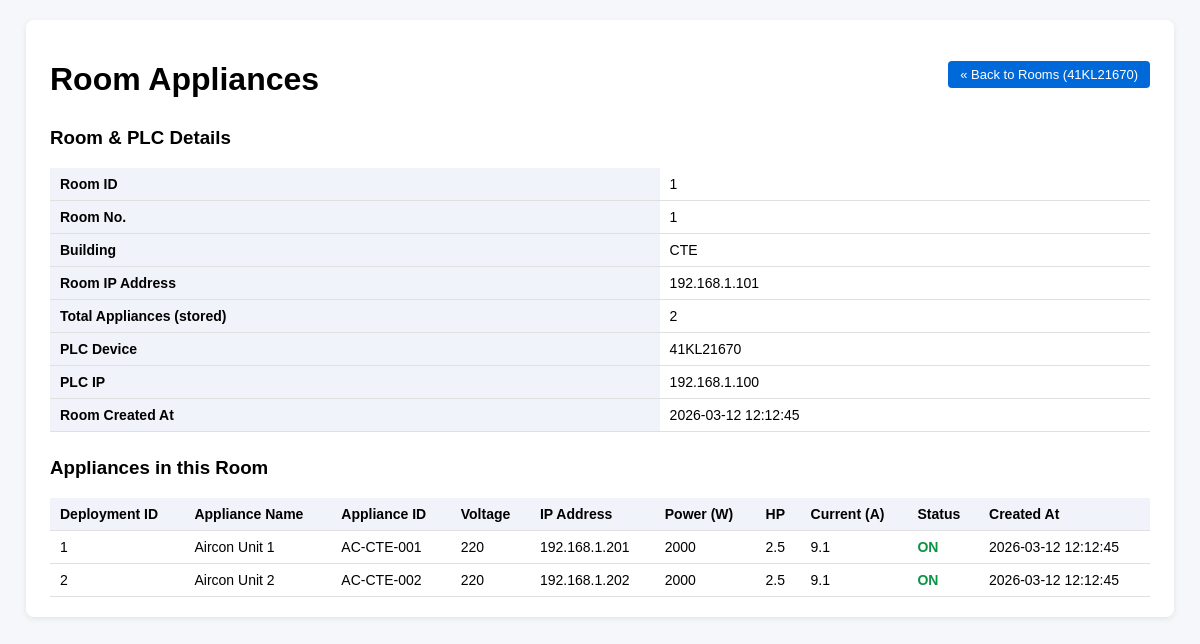
/room_appliances.php?room_id=1, run on the app's committed database.
### tables this page shows
CREATE TABLE `roomdeployment` (
  `room_id`     INT UNSIGNED NOT NULL AUTO_INCREMENT,
  `device_id`   INT UNSIGNED NOT NULL,
  `roomnoname`  VARCHAR(20) NOT NULL,
  `bldgno`      VARCHAR(20),
  `appliances`  INT DEFAULT 0,
  `ipaddress`   VARCHAR(15),
  `created_at`  TIMESTAMP NOT NULL DEFAULT CURRENT_TIMESTAMP,
  PRIMARY KEY (`room_id`),
  CONSTRAINT `fk_room_device`
    FOREIGN KEY (`device_id`)
    REFERENCES `PLCdevices`(`device_id`)
    ON DELETE CASCADE
    ON UPDATE CASCADE
);

CREATE TABLE `PLCdevices` (
  `device_id`   INT UNSIGNED NOT NULL AUTO_INCREMENT,
  `name`        VARCHAR(50) NOT NULL DEFAULT 'test',
  `IP_address`  VARCHAR(15) NOT NULL,
  `fw`          VARCHAR(20),
  `switch`      INT,
  `voltage`     VARCHAR(20),
  `power`       FLOAT(6,2),
  `status`      VARCHAR(2),
  `created_at`  TIMESTAMP NOT NULL DEFAULT CURRENT_TIMESTAMP,
  PRIMARY KEY (`device_id`)
);

CREATE TABLE `PLCdeployment` (
  `deployment_id`  INT UNSIGNED NOT NULL AUTO_INCREMENT,
  `room_id`        INT UNSIGNED NOT NULL,
  `appliance_name` VARCHAR(50) NOT NULL,
  `appliance_id`   VARCHAR(30) NOT NULL,
  `voltage`        VARCHAR(20) DEFAULT '220',
  `ipaddress`      VARCHAR(15),
  `power`          FLOAT(10,2),
  `hp`             FLOAT(10,2),
  `current_amps`   FLOAT(10,2),
  `status`         VARCHAR(2),
  `created_at`     TIMESTAMP NOT NULL DEFAULT CURRENT_TIMESTAMP,
  PRIMARY KEY (`deployment_id`),
  CONSTRAINT `fk_deployment_room`
    FOREIGN KEY (`room_id`)
    REFERENCES `roomdeployment`(`room_id`)
    ON DELETE CASCADE
    ON UPDATE CASCADE
);

### room_appliances.php (the view, shortened to what this page needs)
<?php
require_once 'db_connect.php';
$room_id = (int) $_GET['room_id'];
$roomStmt = $mysqli->prepare(
    "SELECT r.room_id, r.device_id, r.roomnoname, r.bldgno, r.appliances,
            r.ipaddress, r.created_at AS room_created_at,
            d.name AS device_name, d.IP_address AS device_ip
     FROM roomdeployment r
     INNER JOIN PLCdevices d ON r.device_id = d.device_id
     WHERE r.room_id = ?"
);
$roomStmt->bind_param('i', $room_id);
$roomStmt->execute();
$roomResult = $roomStmt->get_result();
$room = $roomResult->fetch_assoc();
$applianceStmt = $mysqli->prepare(
    "SELECT deployment_id, appliance_name, appliance_id, voltage,
            ipaddress, power, hp, current_amps, status, created_at
     FROM PLCdeployment
     WHERE room_id = ?
     ORDER BY deployment_id ASC"
);
$applianceStmt->bind_param('i', $room_id);
$applianceStmt->execute();
$appliancesResult = $applianceStmt->get_result();
?>
<!DOCTYPE html>
<html lang="en">
<head>
    <link rel="stylesheet" href="css/styles.css">
</head>
<body>
<div class="container">
    <div class="top-bar">
        <h1>Room Appliances</h1>
        <a href="device_rooms.php?device_id=<?php echo urlencode($room['device_id']); ?>" class="button">
            &laquo; Back to Rooms (<?php echo htmlspecialchars($room['device_name']); ?>)
        </a>
    </div>
    <h3>Room &amp; PLC Details</h3>
    <table>
        <tbody>
        <tr>
            <th>Room ID</th>
            <td><?php echo htmlspecialchars($room['room_id']); ?></td>
        </tr>
        <tr>
            <th>Room No.</th>
            <td><?php echo htmlspecialchars($room['roomnoname']); ?></td>
        </tr>
        <tr>
            <th>Building</th>
            <td><?php echo htmlspecialchars($room['bldgno']); ?></td>
        </tr>
        <tr>
            <th>Room IP Address</th>
            <td><?php echo htmlspecialchars($room['ipaddress']); ?></td>
        </tr>
        <tr>
            <th>Total Appliances (stored)</th>
            <td><?php echo htmlspecialchars($room['appliances']); ?></td>
        </tr>
        <tr>
            <th>PLC Device</th>
            <td><?php echo htmlspecialchars($room['device_name']); ?></td>
        </tr>
        <tr>
            <th>PLC IP</th>
            <td><?php echo htmlspecialchars($room['device_ip']); ?></td>
        </tr>
        <tr>
            <th>Room Created At</th>
            <td><?php echo htmlspecialchars($room['room_created_at']); ?></td>
        </tr>
        </tbody>
    </table>
    <h3 style="margin-top: 25px;">Appliances in this Room</h3>
    <?php if ($appliancesResult->num_rows > 0): ?>
        <table>
            <thead>
            <tr>
                <th>Deployment ID</th>
                <th>Appliance Name</th>
                <th>Appliance ID</th>
                <th>Voltage</th>
                <th>IP Address</th>
                <th>Power (W)</th>
                <th>HP</th>
                <th>Current (A)</th>
                <th>Status</th>
                <th>Created At</th>
            </tr>
            </thead>
            <tbody>
            <?php while ($appliance = $appliancesResult->fetch_assoc()): ?>
                <tr>
                    <td><?php echo htmlspecialchars($appliance['deployment_id']); ?></td>
                    <td><?php echo htmlspecialchars($appliance['appliance_name']); ?></td>
                    <td><?php echo htmlspecialchars($appliance['appliance_id']); ?></td>
                    <td><?php echo htmlspecialchars($appliance['voltage']); ?></td>
                    <td><?php echo htmlspecialchars($appliance['ipaddress']); ?></td>
                    <td><?php echo htmlspecialchars($appliance['power']); ?></td>
                    <td><?php echo htmlspecialchars($appliance['hp']); ?></td>
                    <td><?php echo htmlspecialchars($appliance['current_amps']); ?></td>
                    <td>
                        <?php
                        $status = strtoupper(trim($appliance['status']));
                        $class = ($status === 'ON') ? 'status-on' : 'status-off';
                        ?>
                        <span class="<?php echo $class; ?>">
                            <?php echo htmlspecialchars($status); ?>
                        </span>
                    </td>
                    <td><?php echo htmlspecialchars($appliance['created_at']); ?></td>
                </tr>
            <?php endwhile; ?>
            </tbody>
        </table>
    <?php else: ?>
        <p class="empty">No appliances found in this room.</p>
    <?php endif; ?>
</div>
</body>
</html>

### css/styles.css (style rules this page uses)
body { font-family: Arial, sans-serif; background: #f5f7fb; margin: 0; padding: 20px; }
h1 { margin-bottom: 10px; }
.container { max-width: 1100px; margin: 0 auto; background: #ffffff; padding: 20px 24px; border-radius: 8px; box-shadow: 0 2px 6px rgba(0,0,0,0.08); }
table { width: 100%; border-collapse: collapse; margin-top: 15px; }
th, td { padding: 8px 10px; border-bottom: 1px solid #e0e0e0; text-align: left; font-size: 14px; }
th { background: #f0f3fa; }
.status-on { color: #0b9444; font-weight: bold; }
.top-bar { display: flex; justify-content: space-between; align-items: center; }
.top-bar a.button { padding: 6px 12px; background: #0069d9; color: #fff; border-radius: 4px; text-decoration: none; font-size: 13px; }

### data on the page
roomdeployment: device.name "41KL21670", room_id "1", roomnoname "1", bldgno "CTE", ipaddress "192.168.1.101", appliances "2", device.IP_address "192.168.1.100", created_at "2026-03-12 12:12:45"
plcdeployment: deployment_id "1", appliance_name "Aircon Unit 1", appliance "AC-CTE-001", voltage "220", ipaddress "192.168.1.201", power "2000", hp "2.5", current_amps "9.1", status "ON", created_at "2026-03-12 12:12:45"
plcdeployment: deployment_id "2", appliance_name "Aircon Unit 2", appliance "AC-CTE-002", voltage "220", ipaddress "192.168.1.202", power "2000", hp "2.5", current_amps "9.1", status "ON", created_at "2026-03-12 12:12:45"
